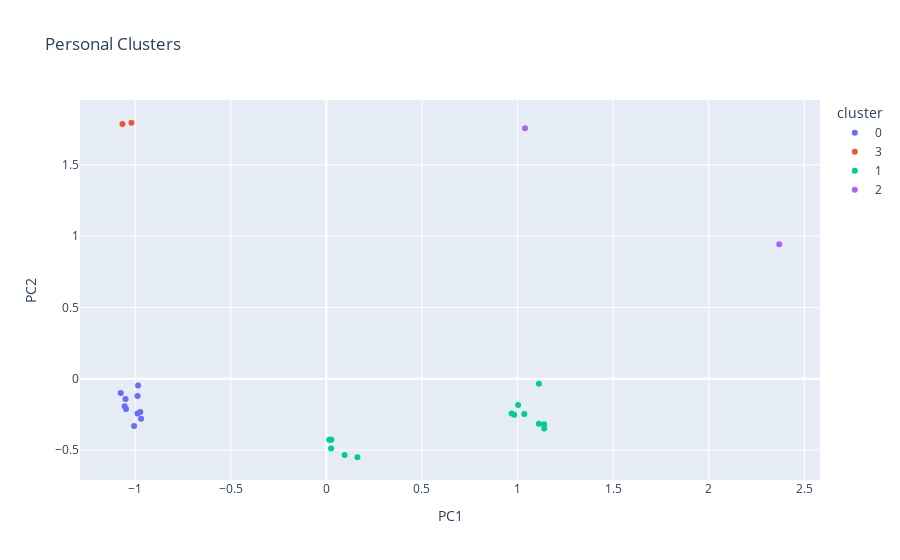

The cell this chart's notebook holds for it:
### Code cell
kmeans_p = KMeans(n_clusters=4).fit(pca_data_personal)
pca_data_personal['cluster'] = pd.Categorical(kmeans_p.labels_)

kmeans_s = KMeans(n_clusters=4).fit(pca_data_spotify)
pca_data_spotify['cluster'] = pd.Categorical(kmeans_s.labels_)

#add artist names as as column to make it hoverable 
pca_data_personal['artist'] = personal.index
pca_data_spotify['artist'] = spotify.index

#plot
px.scatter(pca_data_personal,x="PC1",y="PC2",color="cluster", hover_data=['artist'], title='Personal Clusters')

### Figure 1 — Plotly figure (JSON) as saved in the notebook; plotly's stock layout.template omitted (floating-point values rounded to 4 significant figures)
{"data": [{"customdata": [["suicideboys"], ["asap mob"], ["carti nudy pierre"], ["drake"], ["future"], ["gunna"], ["j cole"], ["michigan boys"], ["nav "], ["travis scott"]], "hovertemplate": "cluster=0<br>PC1=%{x}<br>PC2=%{y}<br>artist=%{customdata[0]}<extra></extra>", "legendgroup": "0", "marker": {"color": "#636efa", "symbol": "circle"}, "mode": "markers", "name": "0", "orientation": "v", "showlegend": true, "type": "scatter", "x": [-1.075, -0.9691, -1.055, -0.9875, -1.05, -0.985, -1.006, -1.048, -0.9875, -0.9732], "xaxis": "x", "y": [-0.09978, -0.281, -0.1935, -0.2434, -0.142, -0.0476, -0.3323, -0.2116, -0.1206, -0.2325], "yaxis": "y"}, {"customdata": [["21 savage"], ["lil baby"]], "hovertemplate": "cluster=3<br>PC1=%{x}<br>PC2=%{y}<br>artist=%{customdata[0]}<extra></extra>", "legendgroup": "3", "marker": {"color": "#EF553B", "symbol": "circle"}, "mode": "markers", "name": "3", "orientation": "v", "showlegend": true, "type": "scatter", "x": [-1.067, -1.02], "xaxis": "x", "y": [1.786, 1.795], "yaxis": "y"}, {"customdata": [["aaron may"], ["brockhampton"], ["freddie gibbs"], ["frank ocean"], ["griselda"], ["kendrick"], ["kid cudi"], ["kota the friend"], ["mac miller"], ["maxo kream"], ["uzi"], ["wiz and currency"], ["kanye"]], "hovertemplate": "cluster=1<br>PC1=%{x}<br>PC2=%{y}<br>artist=%{customdata[0]}<extra></extra>", "legendgroup": "1", "marker": {"color": "#00cc96", "symbol": "circle"}, "mode": "markers", "name": "1", "orientation": "v", "showlegend": true, "type": "scatter", "x": [1.112, 1.139, 0.1621, 1.111, 0.09542, 0.02478, 1.139, 1.035, 0.01526, 0.9828, 1.003, 0.9693, 0.02604], "xaxis": "x", "y": [-0.03552, -0.3188, -0.5507, -0.3158, -0.5349, -0.4901, -0.3489, -0.2472, -0.4271, -0.2527, -0.184, -0.2447, -0.4276], "yaxis": "y"}, {"customdata": [["daft punk"], ["jack harlow"]], "hovertemplate": "cluster=2<br>PC1=%{x}<br>PC2=%{y}<br>artist=%{customdata[0]}<extra></extra>", "legendgroup": "2", "marker": {"color": "#ab63fa", "symbol": "circle"}, "mode": "markers", "name": "2", "orientation": "v", "showlegend": true, "type": "scatter", "x": [2.369, 1.039], "xaxis": "x", "y": [0.9439, 1.757], "yaxis": "y"}], "layout": {"legend": {"title": {"text": "cluster"}, "tracegroupgap": 0}, "title": {"text": "Personal Clusters"}, "xaxis": {"anchor": "y", "domain": [0, 1], "title": {"text": "PC1"}}, "yaxis": {"anchor": "x", "domain": [0, 1], "title": {"text": "PC2"}}}}
